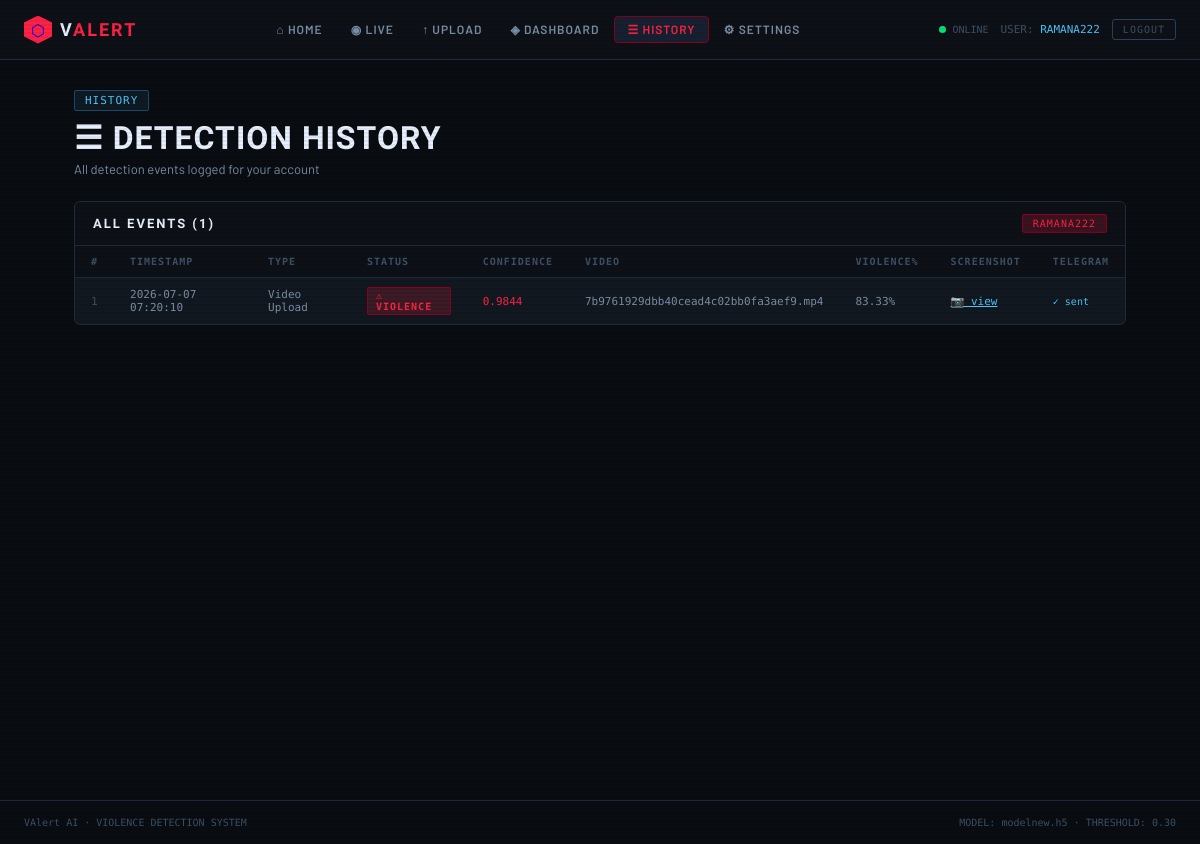
/history/ (signed in), run on the app's committed database.
### detection/models.py (models this page shows, shortened)
class DetectionEvent(models.Model):
    DETECTION_TYPE = [
        ('live', 'Live Camera'),
        ('video', 'Video Upload'),
    ]
    STATUS = [
        ('violence', 'Violence Detected'),
        ('safe', 'No Violence'),
    ]
    user = models.ForeignKey(User, on_delete=models.CASCADE, null=True, blank=True)
    detection_type = models.CharField(max_length=10, choices=DETECTION_TYPE)
    status = models.CharField(max_length=10, choices=STATUS)
    confidence = models.FloatField()
    timestamp = models.DateTimeField(auto_now_add=True)
    screenshot = models.ImageField(upload_to='screenshots/', null=True, blank=True)
    video_filename = models.CharField(max_length=255, null=True, blank=True)
    violence_percentage = models.FloatField(null=True, blank=True)
    total_frames = models.IntegerField(null=True, blank=True)
    violence_frames = models.IntegerField(null=True, blank=True)
    telegram_sent = models.BooleanField(default=False)
    class Meta:
        ordering = ['-timestamp']

### detection/views.py (the view)
# urls.py: path('history/',  views.history_view,  name='history'),
@login_required
def history_view(request):
    from .models import DetectionEvent
    events = DetectionEvent.objects.filter(user=request.user).order_by('-timestamp')
    return render(request, 'detection/history.html', {'events': events})

### detection/templates/detection/history.html (shortened to what this page needs)
{% extends "detection/base.html" %}
{% block content %}
<div class="hist-layout">
  <div style="margin-bottom:8px"><span class="tag tag-blue">History</span></div>
  <div class="page-title">☰ DETECTION HISTORY</div>
  <div class="page-sub">All detection events logged for your account</div>
  <div class="panel">
    <div class="panel-header">
      <span class="panel-title">All Events ({{ events|length }})</span>
      <span class="tag tag-red" style="font-size:10px">{{ request.user.username|upper }}</span>
    </div>
    {% if events %}
    <div style="overflow-x:auto;max-height:75vh;overflow-y:auto">
      <table>
        <thead>
          <tr>
            <th>#</th><th>Timestamp</th><th>Type</th><th>Status</th>
            <th>Confidence</th><th>Video</th><th>Violence%</th><th>Screenshot</th><th>Telegram</th>
          </tr>
        </thead>
        <tbody>
          {% for e in events %}
          <tr>
            <td style="color:var(--text-muted)">{{ forloop.counter }}</td>
            <td>{{ e.timestamp|date:"Y-m-d H:i:s" }}</td>
            <td>{{ e.get_detection_type_display }}</td>
            <td>
              {% if e.status == 'violence' %}
                <span class="badge badge-v">⚠ VIOLENCE</span>
              {% else %}
                <span class="badge badge-s">✓ SAFE</span>
              {% endif %}
            </td>
            <td style="color:{% if e.status == 'violence' %}var(--red){% else %}var(--green){% endif %}">
              {{ e.confidence|floatformat:4 }}
            </td>
            <td>{{ e.video_filename|default:"—" }}</td>
            <td>{% if e.violence_percentage %}{{ e.violence_percentage }}%{% else %}—{% endif %}</td>
            <td>{% if e.screenshot %}<a href="/media/{{ e.screenshot }}" target="_blank" style="color:var(--blue)">📷 view</a>{% else %}—{% endif %}</td>
            <td>{% if e.telegram_sent %}<span class="tg-sent">✓ sent</span>{% else %}—{% endif %}</td>
          </tr>
          {% endfor %}
        </tbody>
      </table>
    </div>
    {% else %}
    <div class="no-data">No events recorded yet.</div>
    {% endif %}
  </div>
</div>
{% endblock %}

### detection/templates/detection/base.html (shortened to what this page needs)
{% load static %}
<!DOCTYPE html>
<html lang="en">
<head>
</head>
<body>
<nav>
  <a class="nav-logo" href="/">
    <div class="nav-logo-icon">⬡</div>
    <span class="nav-logo-text">V<span>ALERT</span></span>
  </a>
  {% if user.is_authenticated %}
  <ul class="nav-links">
    <li><a href="/"          {% if request.resolver_match.url_name == 'index'     %}class="active"{% endif %}>⌂ Home</a></li>
    <li><a href="/live/"     {% if request.resolver_match.url_name == 'live'      %}class="active"{% endif %}>◉ Live</a></li>
    <li><a href="/upload/"   {% if request.resolver_match.url_name == 'upload'    %}class="active"{% endif %}>↑ Upload</a></li>
    <li><a href="/dashboard/"{% if request.resolver_match.url_name == 'dashboard' %}class="active"{% endif %}>◈ Dashboard</a></li>
    <li><a href="/history/"  {% if request.resolver_match.url_name == 'history'   %}class="active"{% endif %}>☰ History</a></li>
    <li><a href="/settings/" {% if request.resolver_match.url_name == 'settings'  %}class="active"{% endif %}>⚙ Settings</a></li>
  </ul>
  <div class="nav-right">
    <div class="status-dot-wrap"><div class="sdot"></div>ONLINE</div>
    <span class="nav-user">USER: <span>{{ user.username|upper }}</span></span>
    <a href="/logout/" class="btn-logout">LOGOUT</a>
  </div>
  {% endif %}
</nav>
<main>{% block content %}{% endblock %}</main>
<footer>
  <span>VAlert AI · VIOLENCE DETECTION SYSTEM</span>
  <span>MODEL: modelnew.h5 · THRESHOLD: 0.30</span>
</footer>
</body>
</html>

### data on the page
DetectionEvent: timestamp "2026-07-07 07:20:10", detection_type "Video Upload", status "⚠ VIOLENCE", confidence "0.9844", video_filename "7b9761929dbb40cead4c02bb0fa3aef9.mp4", violence_percentage "83.33", telegram_sent "✓ sent"

### other printed values
{{ user.username|upper }} "RAMANA222"
{{ events|length }} "1"
{{ request.user.username|upper }} "RAMANA222"
